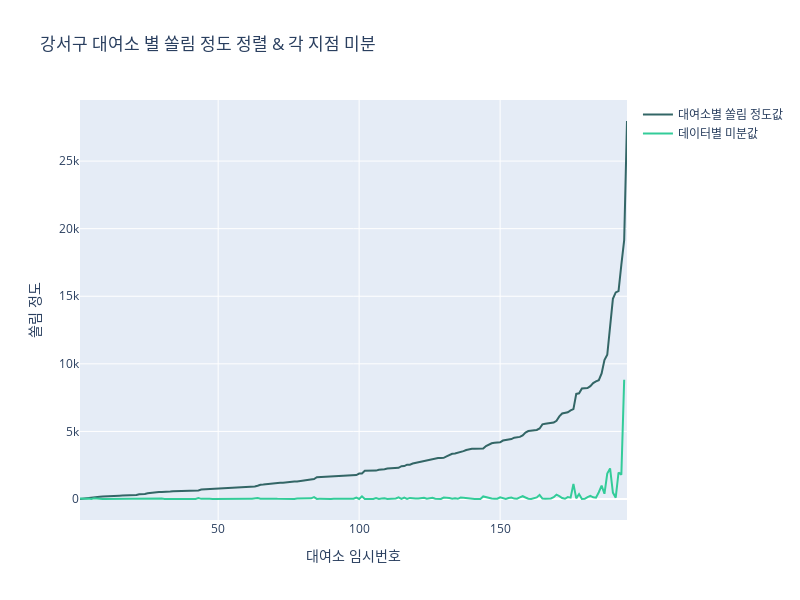

The code cell stored with this chart in its notebook:
### Code cell
import plotly.graph_objects as go

# 데이터 생성
x = 출퇴근_통합정보['temp_num']
y = 출퇴근_통합정보.sort_values(by='차이절대값합')['차이절대값합']

# 미분 진행
dx = x[1] - x[0]
dy = np.diff(y) / dx

line_color = '#336666'
line_color2 = '#33cc99'

# 그래프 그리기
fig = go.Figure(data=go.Scatter(x=x, y=y, name='대여소별 쏠림 정도값', line=dict(color=line_color)))

fig.add_trace(go.Scatter(x=x[:-1], y=dy, mode='lines', name='데이터별 미분값', line=dict(color=line_color2)))

fig.update_layout(title='강서구 대여소 별 쏠림 정도 정렬 & 각 지점 미분')
fig.update_layout(xaxis_title='대여소 임시번호', yaxis_title='쏠림 정도')
fig.update_layout(width=800, height=600)

fig.show()

### Figure 1 — Plotly figure (JSON) as saved in the notebook; plotly's stock layout.template omitted (floating-point values rounded to 4 significant figures; data arrays with more than 128 entries replaced by an {"elided": "..."} marker saying what was removed)
{"data": [{"line": {"color": "#336666"}, "name": "대여소별 쏠림 정도값", "type": "scatter", "x": {"elided": "195 int values"}, "y": {"elided": "195 int values"}}, {"line": {"color": "#33cc99"}, "mode": "lines", "name": "데이터별 미분값", "type": "scatter", "x": {"elided": "194 int values"}, "y": {"elided": "194 int values"}}], "layout": {"height": 600, "title": {"text": "강서구 대여소 별 쏠림 정도 정렬 & 각 지점 미분"}, "width": 800, "xaxis": {"title": {"text": "대여소 임시번호"}}, "yaxis": {"title": {"text": "쏠림 정도"}}}}
